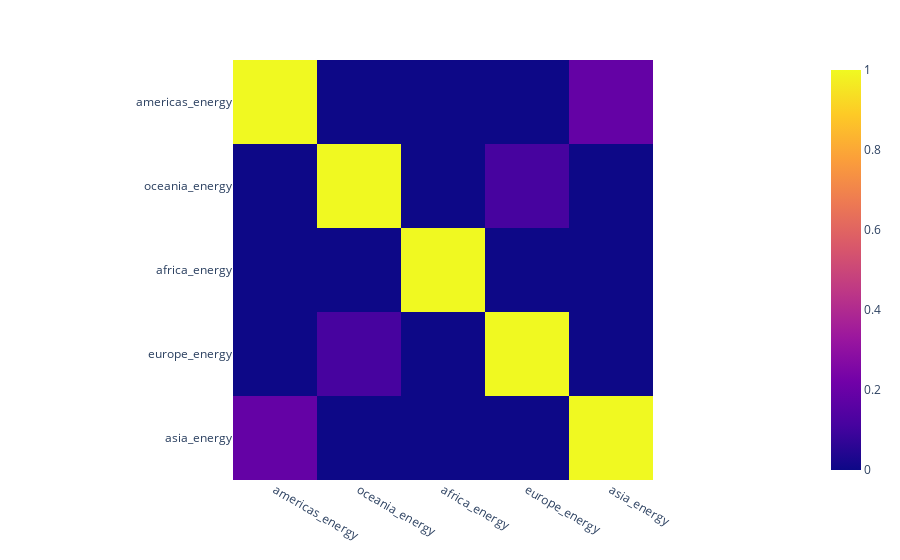

This figure's notebook cell:
### Code cell
fig = px.imshow(dunn_test)
fig.show()

### Figure 1 — Plotly figure (JSON) as saved in the notebook; plotly's stock layout.template omitted (floating-point values rounded to 4 significant figures)
{"data": [{"coloraxis": "coloraxis", "hovertemplate": "x: %{x}<br>y: %{y}<br>color: %{z}<extra></extra>", "name": "0", "type": "heatmap", "x": ["americas_energy", "oceania_energy", "africa_energy", "europe_energy", "asia_energy"], "xaxis": "x", "y": ["americas_energy", "oceania_energy", "africa_energy", "europe_energy", "asia_energy"], "yaxis": "y", "z": [[1, 5.358e-08, 6.438e-10, 1.026e-20, 0.1859], [5.358e-08, 1, 4.149e-16, 0.1125, 1.779e-09], [6.438e-10, 4.149e-16, 1, 9.845e-58, 1.479e-06], [1.026e-20, 0.1125, 9.845e-58, 1, 1.13e-26], [0.1859, 1.779e-09, 1.479e-06, 1.13e-26, 1]]}], "layout": {"coloraxis": {"colorscale": [[0, "#0d0887"], [0.1111, "#46039f"], [0.2222, "#7201a8"], [0.3333, "#9c179e"], [0.4444, "#bd3786"], [0.5556, "#d8576b"], [0.6667, "#ed7953"], [0.7778, "#fb9f3a"], [0.8889, "#fdca26"], [1, "#f0f921"]]}, "margin": {"t": 60}, "xaxis": {"anchor": "y", "constrain": "domain", "domain": [0, 1], "scaleanchor": "y"}, "yaxis": {"anchor": "x", "autorange": "reversed", "constrain": "domain", "domain": [0, 1]}}}
